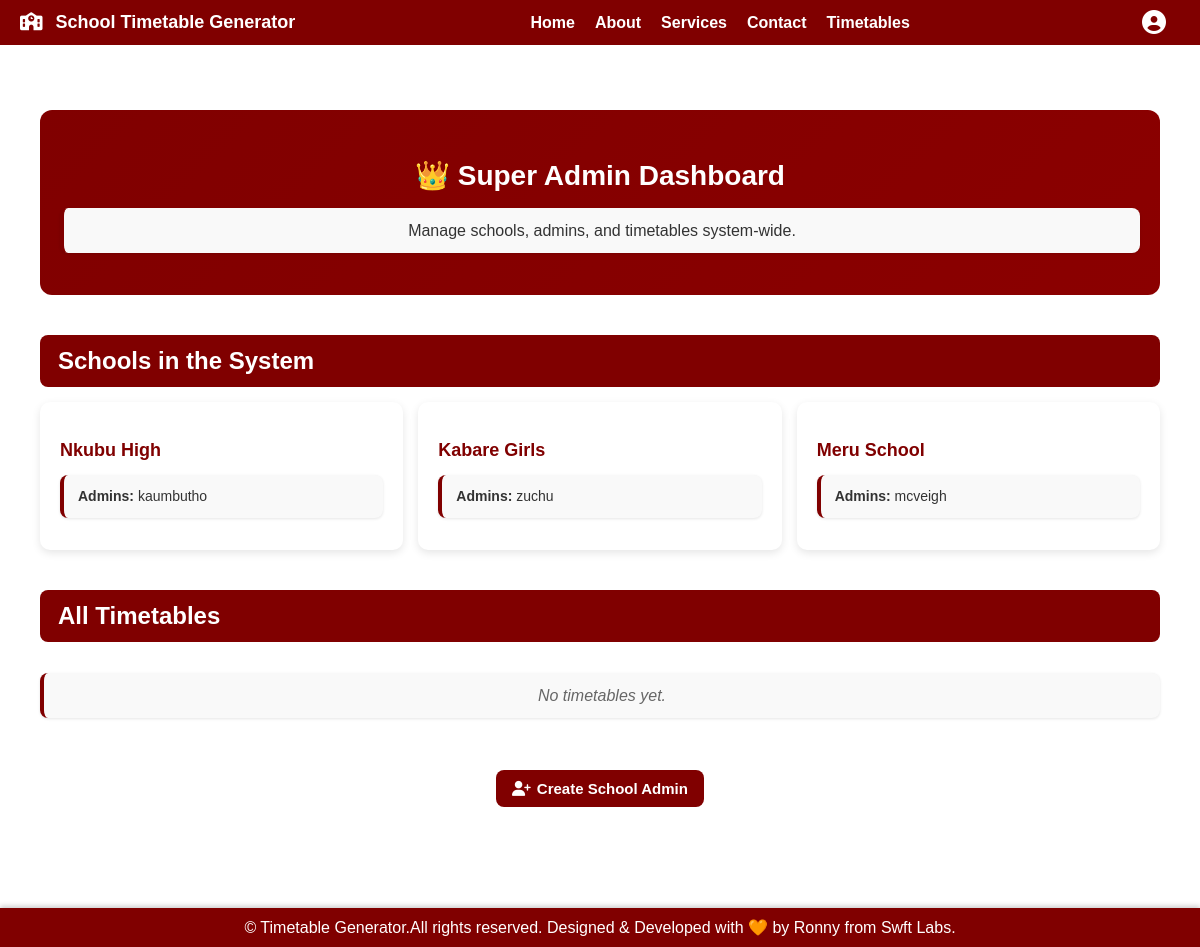
The page /timetables/dashboard/ (signed in) on the database as committed earlier.
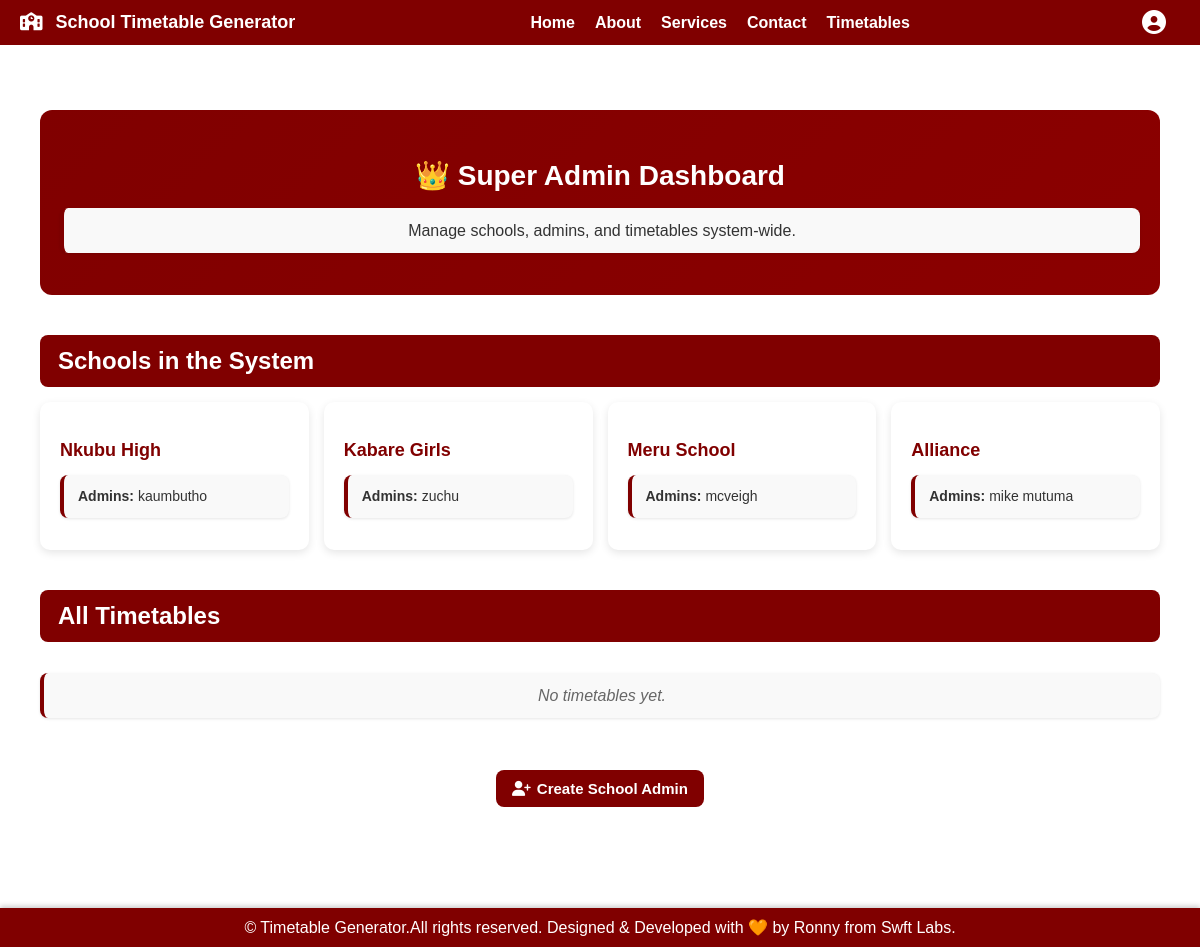
The same page on the database as committed later.
### accounts/models.py (models this page shows, shortened)
class School(models.Model):
    name = models.CharField(max_length=255)
    address = models.TextField(blank=True, null=True)

class User(AbstractUser):
    school = models.ForeignKey(School, on_delete=models.CASCADE, null=True, blank=True)
    ROLE_CHOICES = (
        ('superadmin', 'Super Admin'),
        ('admin', 'Admin'),
    )
    role = models.CharField(max_length=20, choices=ROLE_CHOICES, default='admin')

### timetables/views.py (the view, shortened to what this page needs)
# urls.py: path('dashboard/', views.dashboard, name='dashboard'),
@login_required
def dashboard(request):
    user = request.user
    context = {}
    if user.is_superuser or user.role == 'superadmin':
        schools = School.objects.all()
        school_admins = User.objects.filter(role='admin')
        timetables = Timetable.objects.all()
        context.update({
            'is_superadmin': True,
            'schools': schools,
            'school_admins': school_admins,
            'timetables': timetables,
        })
    else:
        context.update({
            'is_guest': True,
        })
    return render(request, 'dashboard.html', context)

### templates/dashboard.html (shortened to what this page needs)
{% extends 'base.html' %}
{% block content %}
<div class="dashboard-wrapper">
  {% if is_superadmin %}
  <div class="dashboard-header superadmin">
    <h1>👑 Super Admin Dashboard</h1>
    <p>Manage schools, admins, and timetables system-wide.</p>
  </div>
  <div class="dashboard-section">
    <h2>Schools in the System</h2>
    <div class="data-card-list">
      {% for school in schools %}
      <div class="data-card">
        <h3>{{ school.name }}</h3>
        <p><strong>Admins:</strong>
          {% for admin in school_admins %}
            {% if admin.school == school %}
              {{ admin.username }}
            {% endif %}
          {% endfor %}
        </p>
      </div>
      {% empty %}
      <p class="empty">No schools yet.</p>
      {% endfor %}
    </div>
  </div>
  <div class="dashboard-section">
    <h2>All Timetables</h2>
    <div class="data-card-list">
      {% for t in timetables %}
      <div class="data-card small">
        <h3>{{ t.name }}</h3>
        <p>{{ t.school.name }}</p>
      </div>
      {% empty %}
      <p class="empty">No timetables yet.</p>
      {% endfor %}
    </div>
  </div>
  <div class="controls">
    <a href="{% url 'create_school_admin' %}" class="btn-global"><i class="fas fa-user-plus"></i> Create School Admin</a>
  </div>
  {% else %}
  <div class="dashboard-header guest">
    <h1>Welcome Guest!</h1>
    <p>Please log in to access your school’s dashboard.</p>
  </div>
  {% endif %}
</div>
{% endblock %}

### templates/base.html (shortened to what this page needs)
<!DOCTYPE html>
<html lang="en">
    {% load static %}
<head>
  <link rel="stylesheet" href="https://cdnjs.cloudflare.com/ajax/libs/font-awesome/6.4.2/css/all.min.css" />
  <link rel="stylesheet" href="{% static 'css/style.css' %}">
</head>
<body>
  <nav>
  <div class="logo">
    {% if user.is_authenticated %}
        <a href="{% url 'dashboard' %}">
      <i class="fas fa-school"></i> School Timetable Generator
    </a>
      {% else %}
        <a href="">
      <i class="fas fa-school"></i> School Timetable Generator
    </a>
      {% endif %}
  </div>
  <ul id="nav-links">
  <li><a href="{% url 'home' %}">Home</a></li>
  <li><a href="{% url 'about' %}">About</a></li>
  <li><a href="{% url 'services' %}">Services</a></li>
  <li><a href="{% url 'contact' %}">Contact</a></li>
  {% if user.is_authenticated %}
  <li><a href="{% url 'generate_timetables' %}">Timetables</a></li>
  {% endif %}
</ul>
  <div class="user-menu">
    <i class="fas fa-user-circle user-icon"></i>
  </div>
</nav>
  <main>
    {% block content %}{% endblock %}
  </main>
  <footer>
    &copy; Timetable Generator.All rights reserved. Designed & Developed with 🧡 by Ronny from Swft Labs.
  </footer>
</body>
</html>

### static/css/style.css (style rules this page uses)
body { font-family: Arial, sans-serif; margin: 0; padding-top: 60px; overflow-x: hidden; }
main { padding: 20px; min-height: calc(100vh - 120px); position: relative; z-index: 1; padding-bottom: 70px; }
nav { position: fixed; top: 0; left: 0; right: 0; background: maroon; color: white; display: flex; justify-content: space-between; align-items: center; padding: 10px 20px; z-index: 1000; box-sizing: border-box; overflow-x: hidden; }
nav .logo { font-weight: bold; font-size: 18px; }
nav .logo a { color: white; text-decoration: none; font-weight: bold; font-size: 18px; }
nav .logo i { margin-right: 8px; color: white; }
nav ul { list-style: none; display: flex; margin: 0; padding: 0; flex-wrap: wrap; }
nav ul li { margin-left: 20px; flex-shrink: 1; }
nav ul li a { color: white; text-decoration: none; font-weight: bold; font-size: 16px; }
.user-menu { position: relative; display: inline-block; margin-left: 17px; margin-right: 14px; }
.user-icon { font-size: 24px; color: white; cursor: pointer; transition: transform 0.2s ease; }
.btn-global { display: inline-block; background: maroon; color: white; padding: 8px 16px; border-radius: 5px; text-decoration: none; font-weight: bold; transition: background 0.2s ease-in-out; margin-bottom: 20px; }
main p { font-size: 16px; line-height: 1.6; color: #333; margin-bottom: 12px; background: #f9f9f9; border-left: 4px solid maroon; padding: 10px 14px; border-radius: 8px; box-shadow: 0 1px 3px rgba(0,0,0,0.1); }
h1 { text-align: center; margin-bottom: 30px; font-weight: bold; }
h2 { background: maroon; color: white; padding: 10px; margin-top: 40px; }
.controls { margin: 20px auto; text-align: center; display: flex; justify-content: center; flex-wrap: wrap; gap: 10px; }
.controls a, .controls button { display: inline-flex; align-items: center; justify-content: center; gap: 6px; padding: 10px 16px; border: none; border-radius: 6px; text-decoration: none; font-size: 15px; font-weight: bold; cursor: pointer; transition: all 0.3s ease; }
footer { position: fixed; bottom: 0; left: 0; width: 100%; background: maroon; color: white; text-align: center; padding: 10px 0; z-index: 2000; box-shadow: 0 -2px 5px rgba(0,0,0,0.2); }
.dashboard-wrapper { max-width: 1200px; margin: 0 auto; padding: 30px 20px; }
.dashboard-header { text-align: center; padding: 30px 20px; border-radius: 12px; color: white; margin-bottom: 30px; }
.dashboard-header.superadmin { background: linear-gradient(135deg, maroon, #8b0000); }
.dashboard-header h1 { font-size: 28px; margin-bottom: 10px; }
.dashboard-header p { font-size: 16px; font-weight: 500; }
.dashboard-section { margin-bottom: 40px; }
.dashboard-section h2 { background: maroon; color: white; padding: 12px 18px; border-radius: 8px; margin-bottom: 15px; }
.data-card-list { display: grid; grid-template-columns: repeat(auto-fit, minmax(260px, 1fr)); gap: 15px; }
.data-card { background: #fff; border-radius: 10px; padding: 20px; box-shadow: 0 3px 8px rgba(0,0,0,0.1); transition: transform 0.2s ease, box-shadow 0.2s ease; }
.data-card h3 { color: maroon; font-size: 18px; margin-bottom: 10px; }
.data-card p { font-size: 14px; color: #333; }
.empty { text-align: center; color: #666; font-style: italic; padding: 10px; }
.dashboard-wrapper .btn-global { background: maroon; color: white; border-radius: 8px; }

Rows that differ between the two databases and show on the page:
added School: name "Alliance"
added User: username "mike mutuma", shown under "Alliance"
